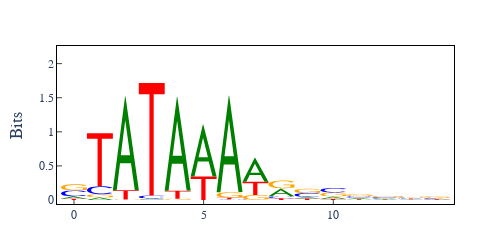

The cell this chart's notebook holds for it:
### Code cell
logo = freqarr.logo()
logo.show(height=250, width=500)
